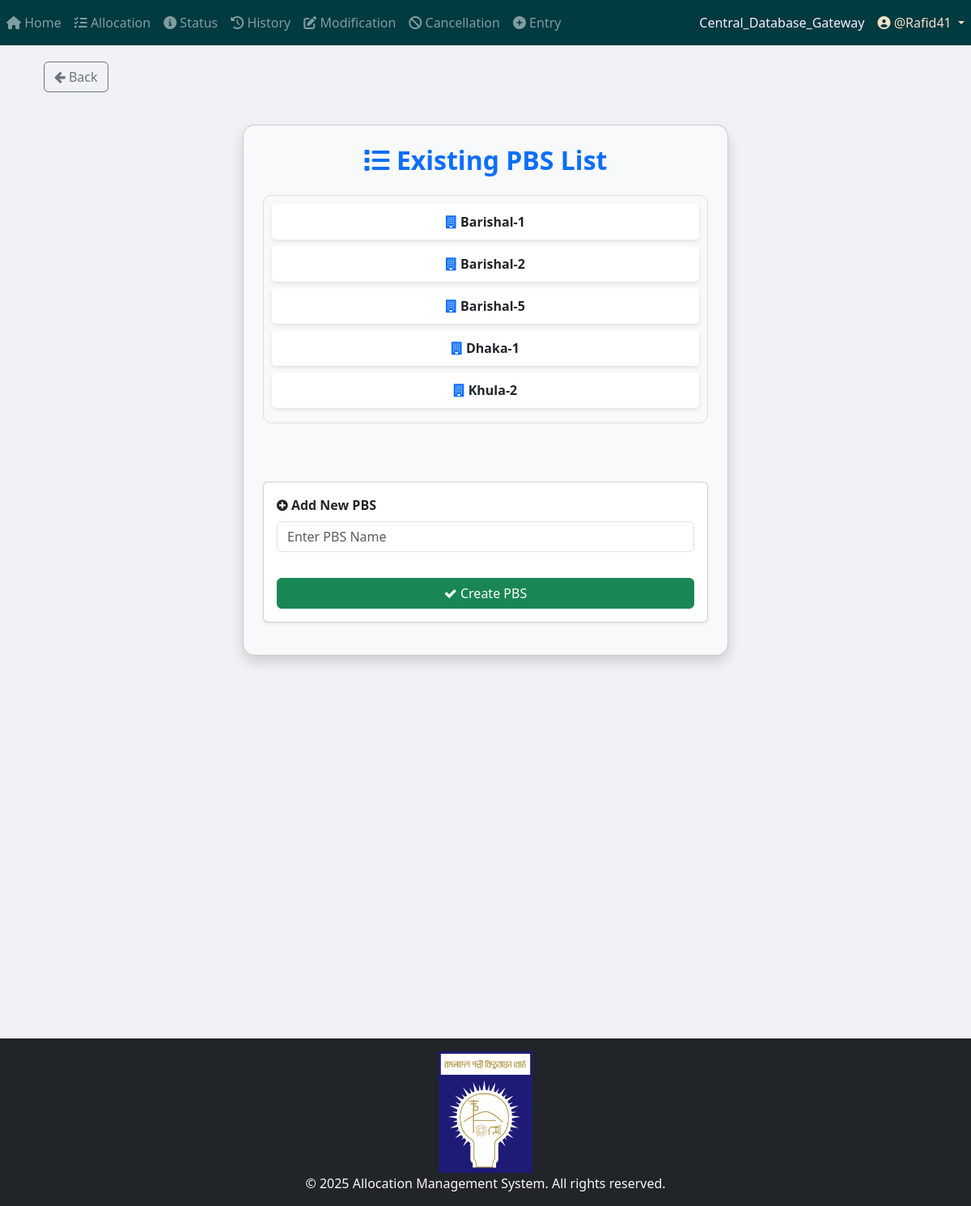
The app's page /allocation/view_PBS_and_addNew/ (signed in) with its own data.
### App_Allocation/models.py (models this page shows, shortened)
class PBS(models.Model):
    name = models.TextField(unique=True)

### App_Allocation/views/view_PBS_and_addNew.py (the view, shortened to what this page needs)
@login_required
def view_PBS_and_addNew(request):
    PBSs = PBS.objects.all().order_by("name")
    return render(
        request,
        "App_Allocation/view_PBS_and_addNew.html",
        {"current_PBS_list": PBSs},
    )

### App_Admin_Panel/templatetags/nav_CDB_links_loader.py (called while the page is built)
@register.simple_tag
def external_link_from_static(filename):
    subpath = filename
    if not subpath.startswith("links" + os.sep) and not subpath.startswith("links/"):
        subpath = os.path.join("links", filename)
    file_path = find(subpath)
    if not file_path:
        return ""
    try:
        with open(file_path, "r", encoding="utf-8") as f:
            return f.read().strip()
    except Exception:
        return ""

### templates/App_Allocation/view_PBS_and_addNew.html (shortened to what this page needs)
{% extends 'base.html' %}
{% load crispy_forms_tags %}
{% load static %}
{% block body_block %}
<div class="container mt-.5">
    <a href="{% url 'App_Allocation:allocation_page' %}" class="btn btn-outline-secondary">
        <i class="fa fa-arrow-left"></i> Back
    </a>
</div>
<div class="container card-container card p-4 shadow bg-light">
    <h2 class="text-center text-primary"><i class="fas fa-list"></i> <b>Existing PBS List</b></h2>
    <div class="pbs-list mt-3 mb-4">
        {% for PBS in current_PBS_list %}
            <div class="pbs-item">
                <i class="fa fa-building text-primary"></i> {{ PBS.name }}
            </div>
        {% empty %}
            <p class="text-center text-muted">No PBS available.</p>
        {% endfor %}
    </div>
    <br>
    <form method="post" class="card p-3 shadow-sm mt-4">
        <div class="form-group">
            <label for="PBS_Name" class="fw-bold"><i class="fa fa-plus-circle"></i> <b>Add New PBS</b></label>
            <input type="text" name="PBS_Name" class="form-control no-spinner" required placeholder="Enter PBS Name">
        </div>
        <button type="submit" class="btn btn-success mt-3 w-100">
            <i class="fa fa-check"></i> Create PBS
        </button>
    </form>
</div>
{% endblock %}

### templates/partials/navbar.html (shortened to what this page needs)
{% load static %}
{% load nav_CDB_links_loader %}
{% external_link_from_static "Central_Database_Gateway.txt" as central_database_gateway_link %}
{% if request.path|slice:":9" == "/project/" %}
    <nav class="navbar navbar-expand-sm navbar-dark" style="background-color: #005F5B; color: #C4FFF9;">
        <button class="navbar-toggler" type="button" data-toggle="collapse" data-target="#navbarProject">
            <span class="navbar-toggler-icon"></span>
        </button>
        <div class="collapse navbar-collapse" id="navbarProject">
            <ul class="navbar-nav mr-auto">
                {% if user.is_authenticated %}
                                <li class="nav-item">
                                    <a class="nav-link" href="{% url 'Project_App_Home:project_home_page' %}">
                                        <i class="fas fa-project-diagram"></i> P_Home
                                    </a>
                                </li>                    {% if request.user.is_superuser or request.user.user_group.user_group_type == "Editor" %}
                    <li class="nav-item">
                        <a class="nav-link" href="{% url 'Project_App_Allocation:allocation_page' %}">
                            <i class="fas fa-tasks"></i> P_Allocation
                        </a>
                    </li>
                    {% endif %}
                    {% if request.user.is_superuser or request.user.user_group.user_group_type in "Editor View History and Status only" %}
                    <li class="nav-item">
                        <a class="nav-link" href="{% url 'Project_App_Status:status_page' %}">
                            <i class="fas fa-info-circle"></i> P_Status
                        </a>
                    </li>
                    {% endif %}
                    <li class="nav-item">
                        <a class="nav-link" href="{% url 'Project_App_History:history_page' %}">
                            <i class="fas fa-history"></i> P_History
                        </a>
                    </li>
                    {% if request.user.is_superuser or request.user.user_group.user_group_type == "Editor" %}
                    <li class="nav-item">
                        <a class="nav-link" href="{% url 'Project_App_Modification:modification_menu' %}">
                            <i class="fas fa-edit"></i> P_Modification
                        </a>
                    </li>
                    <li class="nav-item">
                        <a class="nav-link" href="{% url 'Project_App_Cancellation:cancellation' %}">
                            <i class="fas fa-ban"></i> P_Cancellation
                        </a>
                    </li>
                    <li class="nav-item">
                        <a class="nav-link" href="{% url 'Project_App_Entry:entry_page' %}">
                            <i class="fas fa-plus-circle"></i> P_Entry
                        </a>
                    </li>
                    <li class="nav-item">
                        <a class="nav-link" href="{% url 'Project_App_ProjectWiseBalance:project_list' %}">
                            <i class="fas fa-plus-circle"></i> P_Project-Wise Balance
                        </a>
                    </li>
                    {% endif %}
                {% endif %}
            </ul>
            <ul class="navbar-nav">
                {% if user.is_authenticated %}
                    {% if request.user.is_superuser or request.user.user_group.user_group_type == "Editor" %}
                        <li class="nav-item">
                            <a class="nav-link" style="color: #FFE9A8;" href="{{ central_database_gateway_link|default:'#' }}" target="_blank" rel="noopener noreferrer">Central_Database_Gateway</a>
                        </li>
                    {% endif %}
                    <li class="nav-item dropdown">
                        <a class="nav-link dropdown-toggle" style="color: #FFA07A;" href="#" id="userDropdown" role="button" data-toggle="dropdown">
                            <i class="fas fa-user-circle"></i> @{{ user.username }}
                        </a>
                        <div class="dropdown-menu dropdown-menu-right">
                            {% if request.user.is_superuser %}
                                <a class="dropdown-item text-primary" href="{% url 'App_Admin_Panel:admin_panel_home' %}">
                                    <i class="fas fa-tools"></i> <strong>Admin Panel</strong>
                                </a>
                                <div class="dropdown-divider"></div>
                            {% endif %}
                            <a class="dropdown-item text-danger" href="{% url 'App_Login:logout' %}">
                                <i class="fas fa-sign-out-alt"></i> <strong>Logout</strong>
                            </a>
                        </div>
                    </li>
                {% else %}
                    <li class="nav-item {% if request.resolver_match.url_name == 'login' %}active{% endif %}">
                        <a class="nav-link" href="{% url 'App_Login:login' %}">
                            <i class="fas fa-sign-in-alt"></i> Login
                        </a>
                    </li>
                {% endif %}
            </ul>
        </div>
    </nav>
{% else %}
    <nav class="navbar navbar-expand-sm navbar-dark" style="background-color: #013A40; color: #F8ECFF;">
        <div class="collapse navbar-collapse" id="navbarDefault">
            <ul class="navbar-nav mr-auto">
                {% if user.is_authenticated %}
                    <li class="nav-item {% if request.resolver_match.url_name == 'home_page' %}active{% endif %}">
                        <a class="nav-link" href="{% url 'App_Home:home_page' %}">
                            <i class="fas fa-home"></i> Home
                        </a>
                    </li>
                    {% if request.user.is_superuser or request.user.user_group.user_group_type == "Editor" %}
                    <li class="nav-item {% if request.resolver_match.url_name == 'allocation_page' %}active{% endif %}">
                        <a class="nav-link" href="{% url 'App_Allocation:allocation_page' %}">
                            <i class="fas fa-tasks"></i> Allocation
                        </a>
                    </li>
                    {% endif %}
                    {% if request.user.is_superuser or request.user.user_group.user_group_type in "Editor View History and Status only" %}
                    <li class="nav-item {% if request.resolver_match.url_name == 'status_page' %}active{% endif %}">
                        <a class="nav-link" href="{% url 'App_Status:status_page' %}">
                            <i class="fas fa-info-circle"></i> Status
                        </a>
                    </li>
                    {% endif %}
                    <li class="nav-item {% if request.resolver_match.url_name == 'history_page' %}active{% endif %}">
                        <a class="nav-link" href="{% url 'App_History:history_page' %}">
                            <i class="fas fa-history"></i> History
                        </a>
                    </li>
                    {% if request.user.is_superuser or request.user.user_group.user_group_type == "Editor" %}
                    <li class="nav-item {% if request.resolver_match.url_name == 'modification_menu' %}active{% endif %}">
                        <a class="nav-link" href="{% url 'App_Modification:modification_menu' %}">
                            <i class="fas fa-edit"></i> Modification
                        </a>
                    </li>
                    {% endif %}
                    {% if request.user.is_superuser or request.user.user_group.user_group_type == "Editor" %}
                    <li class="nav-item {% if request.resolver_match.url_name == 'cancellation' %}active{% endif %}">
                        <a class="nav-link" href="{% url 'App_Cancellation:cancellation' %}">
                            <i class="fas fa-ban"></i> Cancellation
                        </a>
                    </li>
                    {% endif %}
                    {% if request.user.is_superuser or request.user.user_group.user_group_type == "Editor" %}
                    <li class="nav-item {% if request.resolver_match.url_name == 'entry_page' %}active{% endif %}">
                        <a class="nav-link" href="{% url 'App_Entry:entry_page' %}">
                            <i class="fas fa-plus-circle"></i> Entry
                        </a>
                    </li>
                    {% endif %}
                {% endif %}
            </ul>
            <ul class="navbar-nav">
                {% if user.is_authenticated %}
                    {% if request.user.is_superuser or request.user.user_group.user_group_type == "Editor" %}
                        <li class="nav-item">
                            <a class="nav-link" style="color: #F7F0FF;" href="{{ central_database_gateway_link|default:'#' }}" target="_blank" rel="noopener noreferrer">Central_Database_Gateway</a>
                        </li>
                    {% endif %}
                    <li class="nav-item dropdown">
                        <a class="nav-link dropdown-toggle" style="color: #F3E0C7;" href="#" id="userDropdown" role="button" data-toggle="dropdown">
                            <i class="fas fa-user-circle"></i> @{{ user.username }}
                        </a>
                    </li>
                {% else %}
                    <li class="nav-item {% if request.resolver_match.url_name == 'login' %}active{% endif %}">
                        <a class="nav-link" href="{% url 'App_Login:login' %}">
                            <i class="fas fa-sign-in-alt"></i> Login
                        </a>
                    </li>
                {% endif %}
            </ul>
        </div>
    </nav>
{% endif %}

### templates/partials/footer.html (style rules this page uses)
html, body { height: 100%; margin: 0; }

### records on screen
PBS: name "Barishal-1"
PBS: name "Barishal-2"
PBS: name "Barishal-5"
PBS: name "Dhaka-1"
PBS: name "Khula-2"

### other values on screen
{{ user.username }} "Rafid41"
